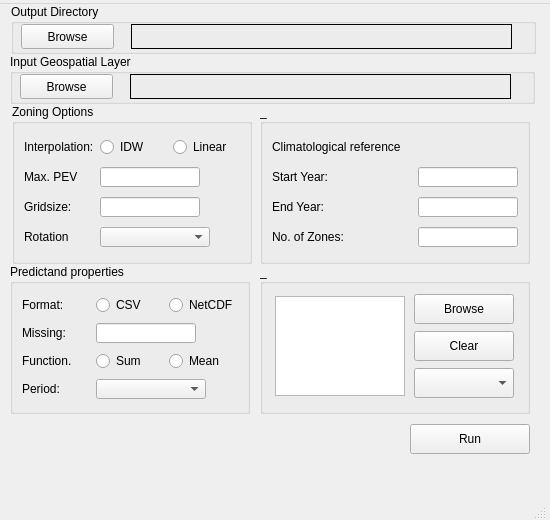
<?xml version="1.0" encoding="UTF-8"?>
<ui version="4.0">
 <author>Thembani Moithobogi</author>
 <class>MainWindow</class>
 <widget class="QMainWindow" name="MainWindow">
  <property name="geometry">
   <rect>
    <x>0</x>
    <y>0</y>
    <width>550</width>
    <height>520</height>
   </rect>
  </property>
  <property name="sizePolicy">
   <sizepolicy hsizetype="Fixed" vsizetype="Fixed">
    <horstretch>0</horstretch>
    <verstretch>0</verstretch>
   </sizepolicy>
  </property>
  <property name="minimumSize">
   <size>
    <width>550</width>
    <height>520</height>
   </size>
  </property>
  <property name="maximumSize">
   <size>
    <width>550</width>
    <height>645</height>
   </size>
  </property>
  <property name="contextMenuPolicy">
   <enum>Qt::DefaultContextMenu</enum>
  </property>
  <property name="windowTitle">
   <string>CFT Zoning Tool</string>
  </property>
  <property name="windowIcon">
   <iconset>
    <normaloff>cft.ico</normaloff>cft.ico</iconset>
  </property>
  <widget class="QWidget" name="centralwidget">
   <property name="minimumSize">
    <size>
     <width>547</width>
     <height>580</height>
    </size>
   </property>
   <property name="maximumSize">
    <size>
     <width>547</width>
     <height>580</height>
    </size>
   </property>
   <widget class="QGroupBox" name="groupBox_2">
    <property name="geometry">
     <rect>
      <x>11</x>
      <y>0</y>
      <width>525</width>
      <height>50</height>
     </rect>
    </property>
    <property name="minimumSize">
     <size>
      <width>525</width>
      <height>50</height>
     </size>
    </property>
    <property name="maximumSize">
     <size>
      <width>525</width>
      <height>50</height>
     </size>
    </property>
    <property name="title">
     <string>Output Directory</string>
    </property>
    <widget class="QPushButton" name="outputButton">
     <property name="geometry">
      <rect>
       <x>10</x>
       <y>20</y>
       <width>93</width>
       <height>25</height>
      </rect>
     </property>
     <property name="text">
      <string>Browse</string>
     </property>
    </widget>
    <widget class="QLabel" name="outdirlabel">
     <property name="geometry">
      <rect>
       <x>120</x>
       <y>20</y>
       <width>381</width>
       <height>25</height>
      </rect>
     </property>
     <property name="minimumSize">
      <size>
       <width>381</width>
       <height>25</height>
      </size>
     </property>
     <property name="maximumSize">
      <size>
       <width>381</width>
       <height>25</height>
      </size>
     </property>
     <property name="frameShape">
      <enum>QFrame::Box</enum>
     </property>
     <property name="text">
      <string/>
     </property>
    </widget>
   </widget>
   <widget class="QGroupBox" name="groupBox_4">
    <property name="geometry">
     <rect>
      <x>12</x>
      <y>100</y>
      <width>240</width>
      <height>160</height>
     </rect>
    </property>
    <property name="minimumSize">
     <size>
      <width>240</width>
      <height>160</height>
     </size>
    </property>
    <property name="maximumSize">
     <size>
      <width>240</width>
      <height>160</height>
     </size>
    </property>
    <property name="title">
     <string>Zoning Options</string>
    </property>
    <layout class="QGridLayout" name="gridLayout_4">
     <item row="0" column="0">
      <widget class="QLabel" name="label_8">
       <property name="text">
        <string>Interpolation:</string>
       </property>
      </widget>
     </item>
     <item row="0" column="1">
      <widget class="QRadioButton" name="radioButtonIDW">
       <property name="text">
        <string>IDW</string>
       </property>
      </widget>
     </item>
     <item row="0" column="2">
      <widget class="QRadioButton" name="radioButtonLinear">
       <property name="text">
        <string>Linear</string>
       </property>
      </widget>
     </item>
     <item row="1" column="0">
      <widget class="QLabel" name="label_7">
       <property name="text">
        <string>Max. PEV</string>
       </property>
      </widget>
     </item>
     <item row="1" column="1" colspan="2">
      <widget class="QLineEdit" name="PEV">
       <property name="minimumSize">
        <size>
         <width>100</width>
         <height>20</height>
        </size>
       </property>
       <property name="maximumSize">
        <size>
         <width>100</width>
         <height>20</height>
        </size>
       </property>
      </widget>
     </item>
     <item row="2" column="0">
      <widget class="QLabel" name="label_9">
       <property name="text">
        <string>Gridsize:</string>
       </property>
      </widget>
     </item>
     <item row="2" column="1" colspan="2">
      <widget class="QLineEdit" name="gridsizelineEdit">
       <property name="minimumSize">
        <size>
         <width>100</width>
         <height>20</height>
        </size>
       </property>
       <property name="maximumSize">
        <size>
         <width>100</width>
         <height>20</height>
        </size>
       </property>
      </widget>
     </item>
     <item row="3" column="0">
      <widget class="QLabel" name="label_15">
       <property name="text">
        <string>Rotation</string>
       </property>
      </widget>
     </item>
     <item row="3" column="1" colspan="2">
      <widget class="QComboBox" name="rotationDcombobox">
       <property name="minimumSize">
        <size>
         <width>110</width>
         <height>20</height>
        </size>
       </property>
       <property name="maximumSize">
        <size>
         <width>110</width>
         <height>20</height>
        </size>
       </property>
      </widget>
     </item>
    </layout>
   </widget>
   <widget class="QGroupBox" name="groupBox_6">
    <property name="geometry">
     <rect>
      <x>10</x>
      <y>260</y>
      <width>240</width>
      <height>150</height>
     </rect>
    </property>
    <property name="minimumSize">
     <size>
      <width>240</width>
      <height>150</height>
     </size>
    </property>
    <property name="maximumSize">
     <size>
      <width>240</width>
      <height>150</height>
     </size>
    </property>
    <property name="title">
     <string>Predictand properties</string>
    </property>
    <layout class="QGridLayout" name="gridLayout_2">
     <item row="0" column="0">
      <widget class="QLabel" name="label_11">
       <property name="text">
        <string>Format:</string>
       </property>
      </widget>
     </item>
     <item row="0" column="1">
      <widget class="QRadioButton" name="CSVRadio">
       <property name="text">
        <string>CSV</string>
       </property>
       <attribute name="buttonGroup">
        <string notr="true">buttonGroup</string>
       </attribute>
      </widget>
     </item>
     <item row="0" column="2">
      <widget class="QRadioButton" name="NetCDFRadio">
       <property name="enabled">
        <bool>true</bool>
       </property>
       <property name="text">
        <string>NetCDF</string>
       </property>
       <attribute name="buttonGroup">
        <string notr="true">buttonGroup</string>
       </attribute>
      </widget>
     </item>
     <item row="1" column="0">
      <widget class="QLabel" name="label_14">
       <property name="text">
        <string>Missing:</string>
       </property>
      </widget>
     </item>
     <item row="1" column="1" colspan="2">
      <widget class="QLineEdit" name="missingvalueslineEdit">
       <property name="minimumSize">
        <size>
         <width>100</width>
         <height>20</height>
        </size>
       </property>
       <property name="maximumSize">
        <size>
         <width>100</width>
         <height>20</height>
        </size>
       </property>
       <property name="text">
        <string/>
       </property>
      </widget>
     </item>
     <item row="2" column="0">
      <widget class="QLabel" name="label_12">
       <property name="text">
        <string>Function.</string>
       </property>
      </widget>
     </item>
     <item row="2" column="1">
      <widget class="QRadioButton" name="cumRadio">
       <property name="text">
        <string>Sum</string>
       </property>
       <attribute name="buttonGroup">
        <string notr="true">buttonGroup_2</string>
       </attribute>
      </widget>
     </item>
     <item row="2" column="2">
      <widget class="QRadioButton" name="avgRadio">
       <property name="text">
        <string>Mean</string>
       </property>
       <attribute name="buttonGroup">
        <string notr="true">buttonGroup_2</string>
       </attribute>
      </widget>
     </item>
     <item row="3" column="0">
      <widget class="QLabel" name="label_10">
       <property name="minimumSize">
        <size>
         <width>50</width>
         <height>0</height>
        </size>
       </property>
       <property name="maximumSize">
        <size>
         <width>100</width>
         <height>16777215</height>
        </size>
       </property>
       <property name="text">
        <string>Period:</string>
       </property>
      </widget>
     </item>
     <item row="3" column="1" colspan="2">
      <widget class="QComboBox" name="periodComboBox">
       <property name="minimumSize">
        <size>
         <width>110</width>
         <height>20</height>
        </size>
       </property>
       <property name="maximumSize">
        <size>
         <width>110</width>
         <height>20</height>
        </size>
       </property>
      </widget>
     </item>
    </layout>
   </widget>
   <widget class="QPushButton" name="runButton">
    <property name="geometry">
     <rect>
      <x>410</x>
      <y>420</y>
      <width>120</width>
      <height>30</height>
     </rect>
    </property>
    <property name="sizePolicy">
     <sizepolicy hsizetype="Fixed" vsizetype="Fixed">
      <horstretch>0</horstretch>
      <verstretch>0</verstretch>
     </sizepolicy>
    </property>
    <property name="minimumSize">
     <size>
      <width>120</width>
      <height>30</height>
     </size>
    </property>
    <property name="maximumSize">
     <size>
      <width>120</width>
      <height>30</height>
     </size>
    </property>
    <property name="text">
     <string>Run</string>
    </property>
   </widget>
   <widget class="QGroupBox" name="groupBox_3">
    <property name="geometry">
     <rect>
      <x>10</x>
      <y>50</y>
      <width>525</width>
      <height>50</height>
     </rect>
    </property>
    <property name="minimumSize">
     <size>
      <width>525</width>
      <height>50</height>
     </size>
    </property>
    <property name="maximumSize">
     <size>
      <width>525</width>
      <height>50</height>
     </size>
    </property>
    <property name="title">
     <string>Input Geospatial Layer</string>
    </property>
    <widget class="QPushButton" name="InputLayerButton">
     <property name="geometry">
      <rect>
       <x>10</x>
       <y>20</y>
       <width>93</width>
       <height>25</height>
      </rect>
     </property>
     <property name="text">
      <string>Browse</string>
     </property>
    </widget>
    <widget class="QLabel" name="inputlayerlabel">
     <property name="geometry">
      <rect>
       <x>120</x>
       <y>20</y>
       <width>381</width>
       <height>25</height>
      </rect>
     </property>
     <property name="minimumSize">
      <size>
       <width>381</width>
       <height>25</height>
      </size>
     </property>
     <property name="maximumSize">
      <size>
       <width>381</width>
       <height>25</height>
      </size>
     </property>
     <property name="frameShape">
      <enum>QFrame::Box</enum>
     </property>
     <property name="text">
      <string/>
     </property>
    </widget>
   </widget>
   <widget class="QGroupBox" name="groupBox">
    <property name="geometry">
     <rect>
      <x>260</x>
      <y>260</y>
      <width>270</width>
      <height>150</height>
     </rect>
    </property>
    <property name="minimumSize">
     <size>
      <width>270</width>
      <height>150</height>
     </size>
    </property>
    <property name="maximumSize">
     <size>
      <width>270</width>
      <height>150</height>
     </size>
    </property>
    <property name="title">
     <string>_</string>
    </property>
    <layout class="QGridLayout" name="gridLayout">
     <item row="0" column="0" rowspan="3">
      <widget class="QListWidget" name="predictantlistWidget">
       <property name="sizePolicy">
        <sizepolicy hsizetype="Fixed" vsizetype="Fixed">
         <horstretch>0</horstretch>
         <verstretch>0</verstretch>
        </sizepolicy>
       </property>
       <property name="minimumSize">
        <size>
         <width>130</width>
         <height>100</height>
        </size>
       </property>
       <property name="maximumSize">
        <size>
         <width>130</width>
         <height>100</height>
        </size>
       </property>
       <property name="baseSize">
        <size>
         <width>0</width>
         <height>0</height>
        </size>
       </property>
       <property name="horizontalScrollBarPolicy">
        <enum>Qt::ScrollBarAlwaysOff</enum>
       </property>
      </widget>
     </item>
     <item row="0" column="1">
      <widget class="QPushButton" name="browsepredictandButton">
       <property name="minimumSize">
        <size>
         <width>100</width>
         <height>30</height>
        </size>
       </property>
       <property name="maximumSize">
        <size>
         <width>100</width>
         <height>30</height>
        </size>
       </property>
       <property name="text">
        <string>Browse</string>
       </property>
      </widget>
     </item>
     <item row="1" column="1">
      <widget class="QPushButton" name="clearpredictandButton">
       <property name="minimumSize">
        <size>
         <width>100</width>
         <height>30</height>
        </size>
       </property>
       <property name="maximumSize">
        <size>
         <width>100</width>
         <height>30</height>
        </size>
       </property>
       <property name="text">
        <string>Clear</string>
       </property>
      </widget>
     </item>
     <item row="2" column="1">
      <widget class="QComboBox" name="predictandparamcombobox">
       <property name="minimumSize">
        <size>
         <width>100</width>
         <height>30</height>
        </size>
       </property>
       <property name="maximumSize">
        <size>
         <width>100</width>
         <height>30</height>
        </size>
       </property>
      </widget>
     </item>
    </layout>
   </widget>
   <widget class="QGroupBox" name="groupBox_5">
    <property name="geometry">
     <rect>
      <x>260</x>
      <y>100</y>
      <width>270</width>
      <height>160</height>
     </rect>
    </property>
    <property name="minimumSize">
     <size>
      <width>270</width>
      <height>160</height>
     </size>
    </property>
    <property name="maximumSize">
     <size>
      <width>270</width>
      <height>160</height>
     </size>
    </property>
    <property name="title">
     <string>_</string>
    </property>
    <layout class="QGridLayout" name="gridLayout_5">
     <item row="2" column="0">
      <widget class="QLabel" name="label_4">
       <property name="text">
        <string>End Year:</string>
       </property>
      </widget>
     </item>
     <item row="3" column="1">
      <widget class="QLineEdit" name="ZonesLineEdit">
       <property name="minimumSize">
        <size>
         <width>100</width>
         <height>20</height>
        </size>
       </property>
       <property name="maximumSize">
        <size>
         <width>100</width>
         <height>20</height>
        </size>
       </property>
       <property name="text">
        <string/>
       </property>
      </widget>
     </item>
     <item row="2" column="1">
      <widget class="QLineEdit" name="endyearLineEdit">
       <property name="minimumSize">
        <size>
         <width>100</width>
         <height>20</height>
        </size>
       </property>
       <property name="maximumSize">
        <size>
         <width>100</width>
         <height>20</height>
        </size>
       </property>
      </widget>
     </item>
     <item row="1" column="1">
      <widget class="QLineEdit" name="startyearLineEdit">
       <property name="minimumSize">
        <size>
         <width>100</width>
         <height>20</height>
        </size>
       </property>
       <property name="maximumSize">
        <size>
         <width>100</width>
         <height>20</height>
        </size>
       </property>
      </widget>
     </item>
     <item row="3" column="0">
      <widget class="QLabel" name="label_13">
       <property name="text">
        <string>No. of Zones:</string>
       </property>
      </widget>
     </item>
     <item row="1" column="0">
      <widget class="QLabel" name="label_3">
       <property name="text">
        <string>Start Year:</string>
       </property>
      </widget>
     </item>
     <item row="0" column="0" colspan="2">
      <widget class="QLabel" name="label">
       <property name="minimumSize">
        <size>
         <width>240</width>
         <height>20</height>
        </size>
       </property>
       <property name="maximumSize">
        <size>
         <width>240</width>
         <height>20</height>
        </size>
       </property>
       <property name="text">
        <string>Climatological reference</string>
       </property>
      </widget>
     </item>
    </layout>
   </widget>
  </widget>
  <widget class="QMenuBar" name="menubar">
   <property name="geometry">
    <rect>
     <x>0</x>
     <y>0</y>
     <width>550</width>
     <height>43</height>
    </rect>
   </property>
   <widget class="QMenu" name="menuAbout">
    <property name="title">
     <string/>
    </property>
   </widget>
   <addaction name="menuAbout"/>
  </widget>
  <widget class="QStatusBar" name="statusbar">
   <property name="sizePolicy">
    <sizepolicy hsizetype="Fixed" vsizetype="Fixed">
     <horstretch>0</horstretch>
     <verstretch>0</verstretch>
    </sizepolicy>
   </property>
   <property name="minimumSize">
    <size>
     <width>547</width>
     <height>22</height>
    </size>
   </property>
   <property name="maximumSize">
    <size>
     <width>547</width>
     <height>22</height>
    </size>
   </property>
   <property name="statusTip">
    <string/>
   </property>
  </widget>
 </widget>
 <resources/>
 <connections/>
 <buttongroups>
  <buttongroup name="buttonGroup_2"/>
  <buttongroup name="buttonGroup"/>
 </buttongroups>
</ui>
